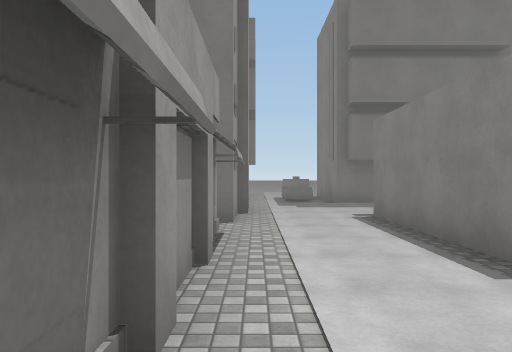
view 1 (above)

24 first-person views from a walk through a scene from a Unity 3-D project. The camera is 1.5 m above the floor, looks level and sees 70° across. The floor is counted in squares, 2 m on a side. Each view is taken from the middle of a square. On the plan, view 1 faces up. The plan holds only what a view shows up to about 11 squares ahead; the rest is blank. The place goes on beyond the plan. The player character is not drawn. Surface patterns are stand-ins for the level's own textures.

view 2
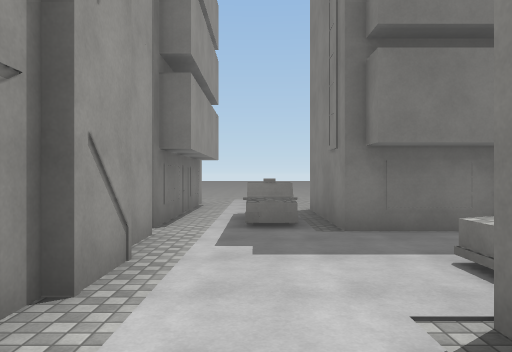

view 3
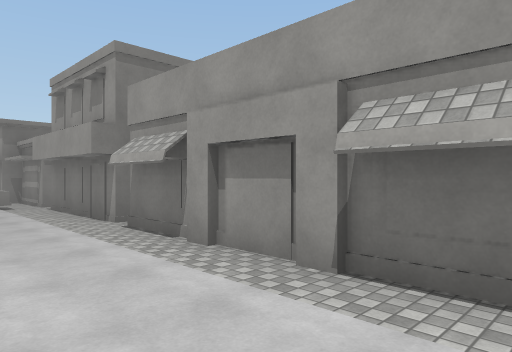

view 4
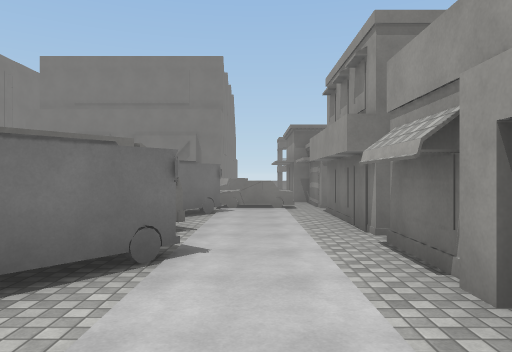

view 5
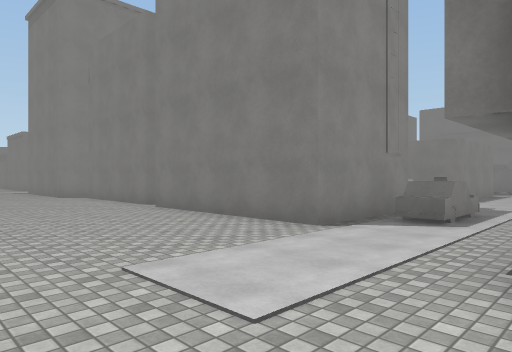

view 6
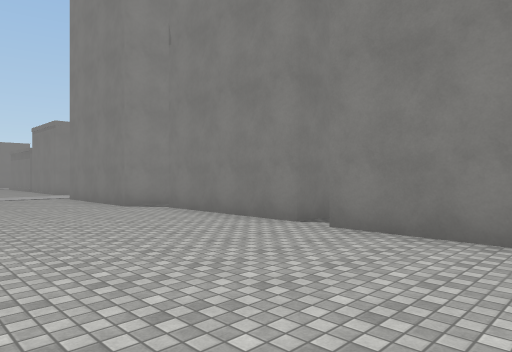

view 7
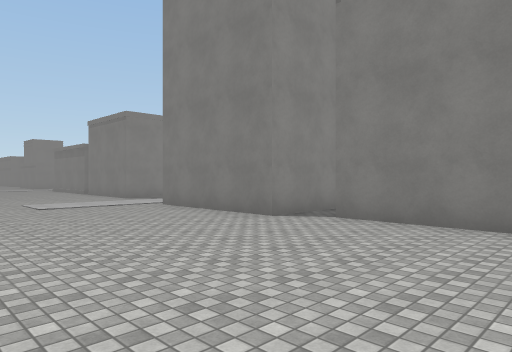

view 8
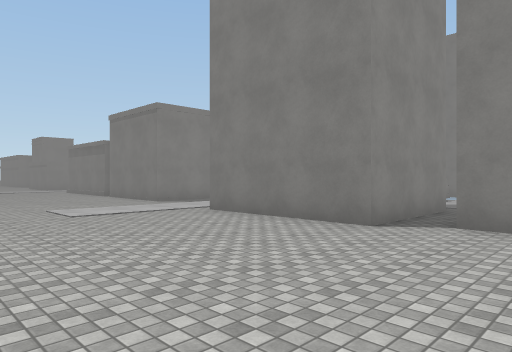

view 9
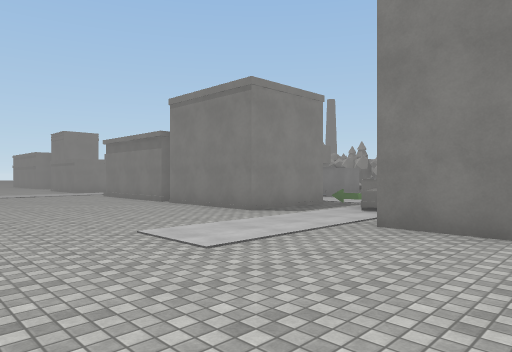

view 10
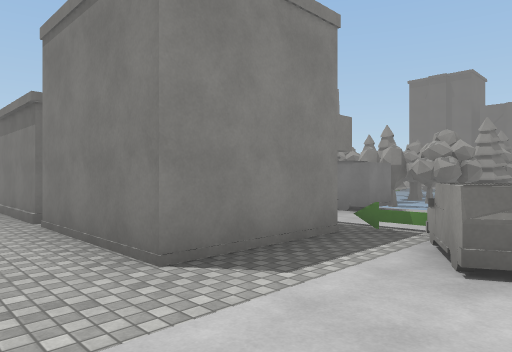

view 11
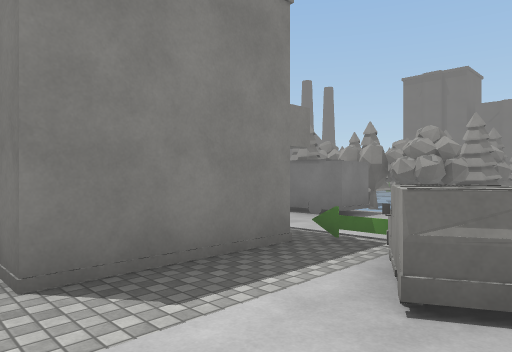

view 12
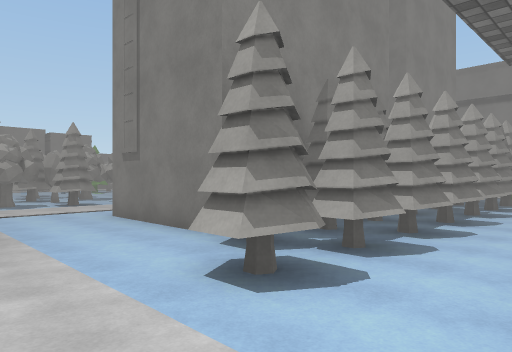

view 13
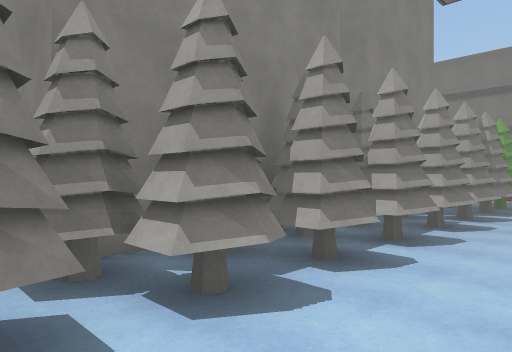

view 14
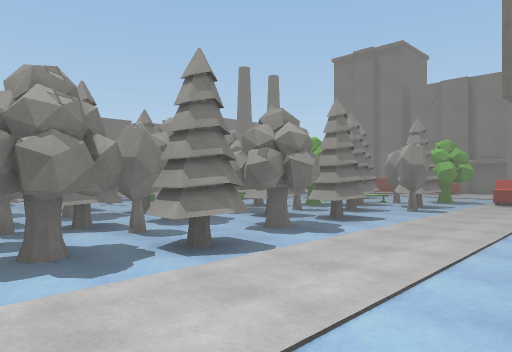

view 15
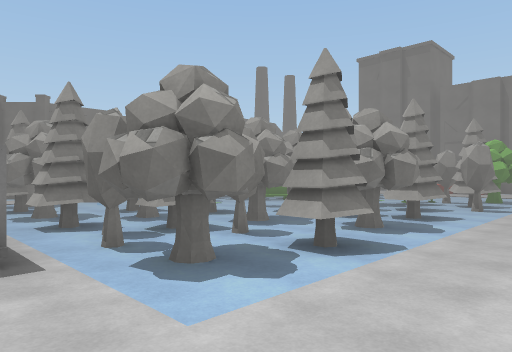

view 16
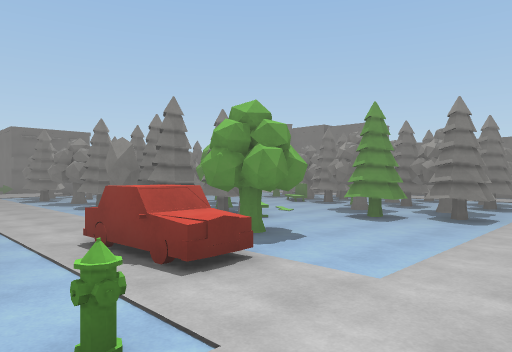

view 17
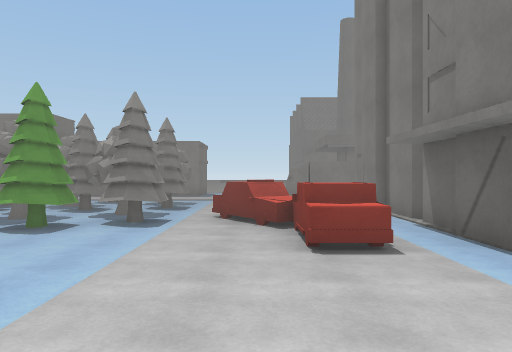

view 18
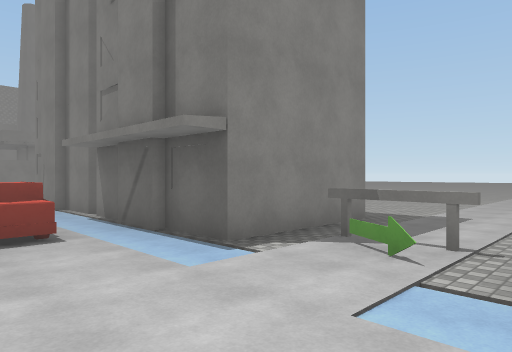

view 19
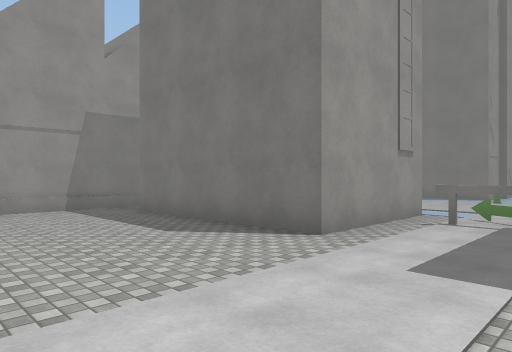

view 20
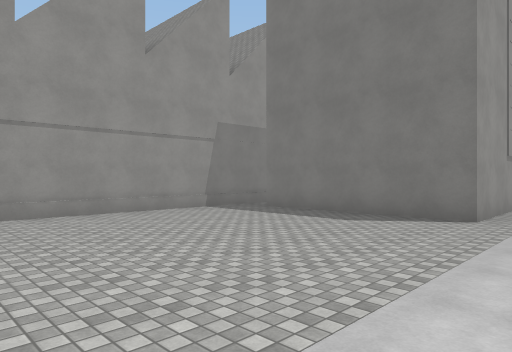

view 21
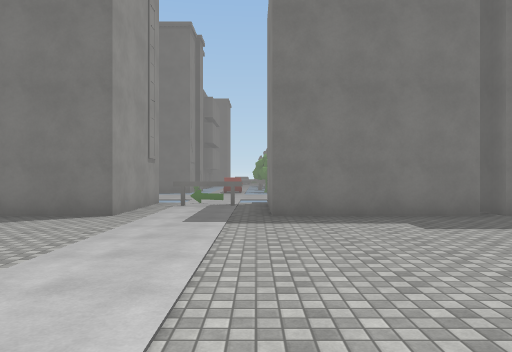

view 22
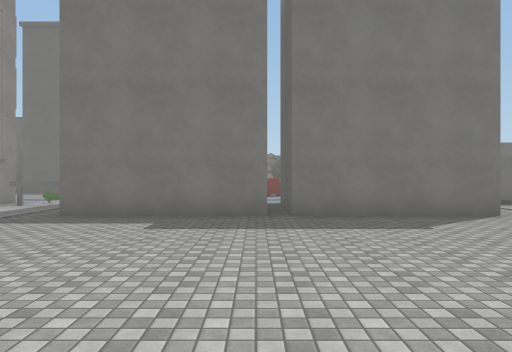

view 23
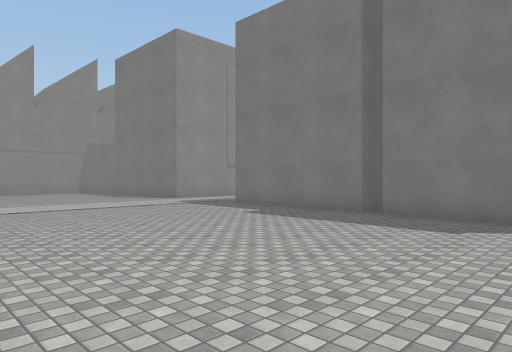

view 24
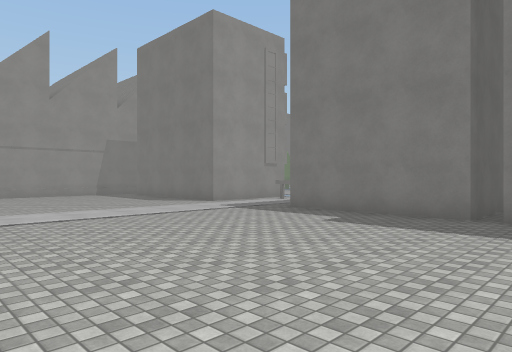

### Floor plan
Key: @ floor where view 1 was taken; # wall or solid block; . floor; T taxi; B building; C car; U bus; R tree; S bush; H hydrant; K truck; F fence; O other object.
Columns run from 1 left of view 1 to 27 right of it. Each row starts with its distance up from view 1.
 19          . ..... ..
 18 . .. . .. ..............
 17  ...........................
 16 ............................
 15 B...........................
 14 B.............BBBB.........
 13 B...BBBBBBBBB.B   ...BBBBBBB
 12 B.T.B    B   .B    O.B
 11 B.T.B        .B    O.B
 10 B...BBBBB     .     O..
  9 B....         .      ..
  8  B..TT    . ...OO . ..UUU
  7 B...#      ...............
  6 B...#     ..R.......RRSSRRRR
  5 #...#      .RRRBBB..RSSRRROR
  4 #...#      .RRB   ..RRSRROO
  3 #...#      .RRR   ..RRRRR..
  2 #...U      .RRR   ...RRRR..
  1 #..UU      .RRB   ..RROR
  0 #@..       .RRR   ...RORO.
 -1 B..OO      .ROOB  ..SRRR..OR
 -2 B...       .RRB   ..RRR...RR
 -3 B...U       RRO   ....S..RORR
 -4 B..U        ROO   .CRR..RRRRO
 -5 B.CC        R.B   .C.R.RRRRRR
 -6 B.          ..   .H.....RRRRR
 -7 BB              .............
 -8                 ........CC
 -9                  .....KK
-10                  .........
-11                  BO..BBBBBBBB
-12                  BFF.B  BB
-13          BBB     B...B  BB
-14           BB.BBBBB...BBBBBBBB
-15          BBB.................
-16          BBB.................
-17            B................
-18            B.................
-19            B.................
-20            B................
-21                 .. ..  .... .

Positions as (right, up) in squares from view 1, and headings:
1: (0, 0), facing up
2: (1, 5), facing up
3: (2, 5), facing down-left
4: (1, 4), facing down
5: (-1, 18), facing down-right
6: (4, 18), facing down-right
7: (8, 19), facing down-right
8: (10, 19), facing down-right
9: (14, 19), facing down-right
10: (17, 15), facing down-right
11: (17, 14), facing down-right
12: (9, 8), facing down-right
13: (9, 6), facing down-right
14: (16, 7), facing down-right
15: (17, 8), facing down-right
16: (16, -8), facing up-right
17: (17, -8), facing right
18: (16, -8), facing down-right
19: (19, -18), facing up-left
20: (18, -21), facing up-left
21: (19, -21), facing up
22: (23, -21), facing up
23: (27, -21), facing up-left
24: (25, -21), facing up-left
